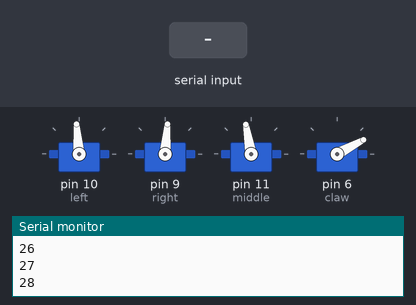
A sketch run on a simulated Arduino Uno, built with avr-gcc and run on an emulated ATmega328P. Shown: 4 × servo, the last lines printed to the serial monitor. The inputs (shaded band) are chosen by the test bench.

Above: at 1.2 s.
1.3 s: "90,45\n" received over Serial
At 2.45 s:
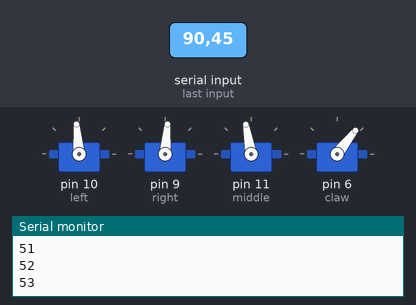
4.3 s: "200\n" received over Serial
At 5.46 s:
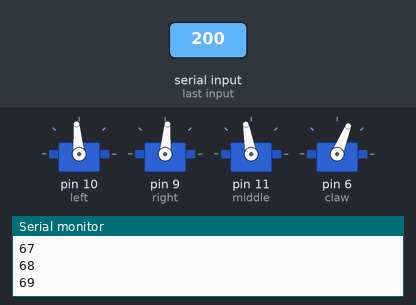
Timing chart, 0 to 13.3 s (numbered marks = the images above; inputs shaded):
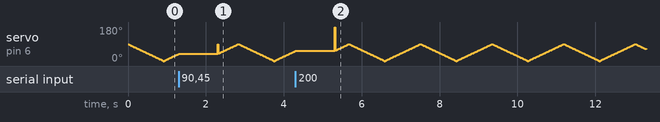

The sketch:

claw_arm_test.ino
```cpp
#include <Servo.h>

Servo left, right, middle, claw; // create servo object to control a servo

String angle;   // for incoming serial data
int deg = 90;
int m = 90;
int smooth = 10;
int state = 1;

void setup() {
  Serial.begin(9600);     // opens serial port, sets data rate to 9600 bps
  left.attach(10);  // attaches the servo on pin 9 to the servo object
  right.attach(9);
  middle.attach(11);
  claw.attach(6);

  //Set Default Aagle
  left.write(95);
  right.write(85);
  middle.write(100);
  claw.write(0);
}


void loop() {
  if (state) {
    m--;
    if (m <= 0) {
      state = 1 - state;
    } else {

    }
  } else {
    m++;
    if (m >= 90) {
      state = 1 - state;
    }
  }
  //middle.write(m);
  //right.write(m);
  //left.write(m);
  claw.write(m);
  Serial.println(m);
  delay(smooth);
}

void serialEvent() {
  angle = Serial.readString();
  // say what you got:
  Serial.print("I received: ");
  Serial.println(angle);
  deg = angle.toInt();
  claw.write(deg);
}
```

Measured:
- by itself, servo on pin 6 (claw): moves between 0° and 180°, repeating every 1.8 s
